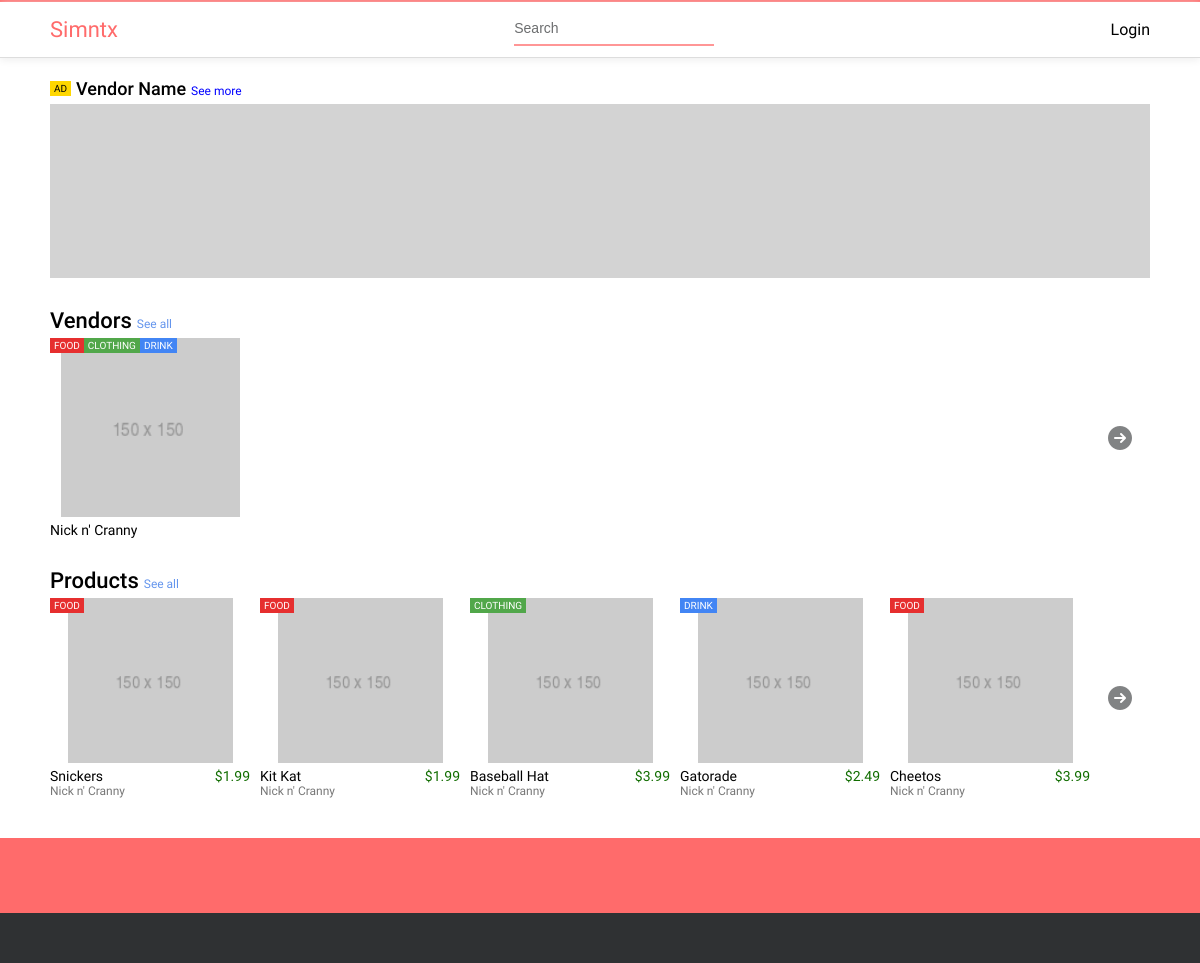
The page / on the database its author committed.
### core/models.py (models this page shows, shortened)
class Vendor(models.Model):
    title = models.CharField(max_length=100)
    slug = models.SlugField()
    description = models.TextField()
    image = models.ImageField(max_length=100)
    owner = models.ForeignKey('UserProfile', on_delete = models.CASCADE)
    def __str__(self):
        return self.title
    def get_absolute_url(self):
        return reverse("core:vendor", kwargs={
            'slug': self.slug
        })

class Tag(models.Model):
    name = models.CharField(max_length = 20)
    color = models.CharField(max_length = 7)
    def __str__(self):
        return self.name

class Item(models.Model):
    title = models.CharField(max_length=100)
    price = models.FloatField()
    discount_price = models.FloatField(blank=True, null=True)
    label = models.CharField(choices=LABEL_CHOICES, max_length=1)
    slug = models.SlugField()
    description = models.TextField()
    image = models.ImageField()
    vendor = models.ForeignKey('Vendor', on_delete=models.CASCADE)
    tags = models.ManyToManyField('Tag')
    def get_absolute_url(self):
        return reverse("core:product", kwargs={
            'slug': self.slug
        })

### core/views.py (the view)
# urls.py: path('', views.index, name='index'),
def index(request):
    vendors = Vendor.objects.all()[:10]
    items = Item.objects.all()[:10]
    for vendor in vendors:
        vendor.tags = get_tags(vendor.id)
    print(vendors.all())
    return render(request, 'home.html', {'vendors': vendors, 'items': items})

### core/views.py (called while the page is built)
def get_tags(target):
    items = Item.objects.filter(vendor = target)
    tags = []
    for item in items:
        print(item.tags.all())
        for tag in item.tags.all():
            if tag not in tags:
                tags.append(tag)
    return tags

### templates/home.html (shortened to what this page needs)
{% extends "base.html" %}
{% load staticfiles %}
{% block css %}
	<link rel = "stylesheet" type = "text/css" href = "{% static 'css/home.css' %}">
	<link rel = "stylesheet" type = "text/css" href = "{% static 'css/listings.css' %}">
{% endblock %}
{% block content %}
	<div id = "ad-div">
		<div id = "ad-info">
			<p class = "tag gold" style = "margin-right: 5px; align-self: center;">AD</p>
			<p id = "ad-name">Vendor Name</p>
			<a href>See more</a>
		</div>
		<div id = "ad-image"></div>
	</div>
	<div class = "section">
		<a href>
			<div class = "section-header">
				<p class = "section-label">Vendors</p>
				<p class = "more-label">See all</p>
			</div>
		</a>
		<div class = "section-slide">
			<div class = "slider">
				{% for vendor in vendors %}
					{% include 'listing_item.html' with item=vendor vendor=True %}
				{% endfor %}
			</div>
			<div class = "slide-right">
				<img src = "{% static 'img/icons/right-filled-30.png' %}">
			</div>
		</div>
	</div>
	<div class = "section">
		<a href>
			<div class = "section-header">
				<p class = "section-label">Products</p>
				<p class = "more-label">See all</p>
			</div>
		</a>
		<div class = "section-slide">
			<div class = "slider">
				{% for item in items %}
					{% include 'listing_item.html' with item=item vendor=None %}
				{% endfor %}
			</div>
			<div class = "slide-right">
				<img src = "{% static 'img/icons/right-filled-30.png' %}">
			</div>
		</div>
	</div>
{% endblock content %}

### templates/listing_item.html
{% load staticfiles %}
<a href = "{{ item.get_absolute_url }}">
	<div class = "listing-item">
		<div class = "listing-image">
			<img src = "{{item.image.url}}">
			<div class = "listing-tags">
				{% if vendor == True %}
					{% for tag in item.tags %}
						<div class = "tag" style = "background-color: {{ tag.color }}">{{ tag.name }}</div>
					{% endfor %}
				{% else %}
					{% for tag in item.tags.all %}
						<div class = "tag" style = "background-color: {{ tag.color }}">{{ tag.name }}</div>
					{% endfor %}
				{% endif %}
			</div>
		</div>
		<div class = "listing-info">
			<div class = "listing-main">
				<p class = "listing-title">{{ item.title }}</p>
				{% if vendor == None %}
					<p class = "listing-price">${{ item.price }}</p>
				{% endif %}
			</div>
			{% if vendor == None %}
				<div class = "listing-other">
					<p class = "listing-vendor">{{ item.vendor.title }}</p>
				</div>
			{% endif %}
		</div>
	</div>
</a>

### static_in_env/css/home.css (style rules this page uses)
#ad-div { width: 100%; height: 200px; display: flex; flex-direction: column; }
#ad-info { display: flex; align-items: baseline; margin-bottom: 5px; }
#ad-name { font-family: Roboto-Medium; font-size: 18px; }
#ad-info a { margin-left: 5px; font-size: 12px; color: blue; }
#ad-image { width: 100%; flex: 1; background-color: lightgray; }

### static_in_env/css/listings.css (style rules this page uses)
.section { width: 100%; display: flex; flex-direction: column; }
.section a { width: fit-content; }
.section-header { display: flex; align-items: baseline; margin-top: 30px; }
.section-label { font-family: Roboto-Medium; font-size: 22px; }
.more-label { margin-left: 5px; font-size: 12px; color: cornflowerblue; }
.section-slide { width: 100%; height: 200px; display: flex; margin-top: 5px; position: relative; overflow: hidden; transition: all .3s ease; }
.slider { height: 100%; display: flex; position: absolute; top: 0; left: 0; transition: all .3s ease; }
.listing-item { width: 200px; height: 100%; display: flex; flex-direction: column; //border: 1px solid #ddd; box-sizing: border-box; overflow: hidden; }
.slider a:not(:first-child) { margin-left: 10px; }
.listing-image { display: flex; justify-content: center; flex: 1; position: relative; }
.listing-image img { width: auto; height: 100%; }
.listing-tags { width: 100%; display: flex; position: absolute; top: 0; left: 0; //background-color: rgba(0, 0, 0, .2); }
.listing-info { width: 100%; display: flex; flex-direction: column; align-items: flex-start; margin-top: 5px; }
.listing-main { width: 100%; display: flex; justify-content: space-between; font-size: 14px; }
.listing-title { box-sizing: border-box; overflow: hidden; white-space: nowrap; }
.listing-price { color: var(--price); }
.listing-vendor { font-size: 12px; color: #777; }
.slide-left, .slide-right { width: 70px; height: 100%; display: flex; align-items: center; position: absolute; top: 0; opacity: .6; cursor: pointer; transition: all .3s ease; }
.slide-right { justify-content: flex-end; padding-right: 15px; right: 0; }

### static_in_env/css/base.css (style rules this page uses)
:root { --safe: 100%; --primary: #ff6b6b; --secondary: #2f3133; --price: #116d00; }
* { margin: 0; padding: 0; }
body { display: flex; flex-direction: column; font-family: Roboto-Regular; border-top: 2px solid var(--primary); }
.tag { padding: 2px 4px; //margin-bottom: 2px; //border-radius: 2px; background-color: red; font-size: 10px; text-transform: uppercase; color: white; }
.tag:not(:first-child) { //margin-left: 4px; }
.gold { background-color: gold; color: black; }
a:link { text-decoration: none; color: inherit; }
@media (min-width: 576px) { :root { --safe: 100%; } }
@media (min-width: 768px) { :root { --safe: 600px; } }
@media (min-width: 992px) { :root { --safe: 800px; } }
@media (min-width: 1200px) { :root { --safe: 1100px; } }

### static_in_env/css/nav.css (style rules this page uses)
p { padding: 0; margin: 0; }
::placeholder { font-size: 14px; color: var(--secondary); }

### rows shown on the page
Vendor: image (picture), title "Nick n' Cranny"
Tag: name "FOOD"
Tag: name "CLOTHING"
Tag: name "DRINK"
Item: image (picture), title "Snickers", price "1.99", vendor "Nick n' Cranny"
Item: image (picture), title "Kit Kat", price "1.99", vendor "Nick n' Cranny"
Item: image (picture), title "Baseball Hat", price "3.99", vendor "Nick n' Cranny"
Item: image (picture), title "Gatorade", price "2.49", vendor "Nick n' Cranny"
Item: image (picture), title "Cheetos", price "3.99", vendor "Nick n' Cranny"
